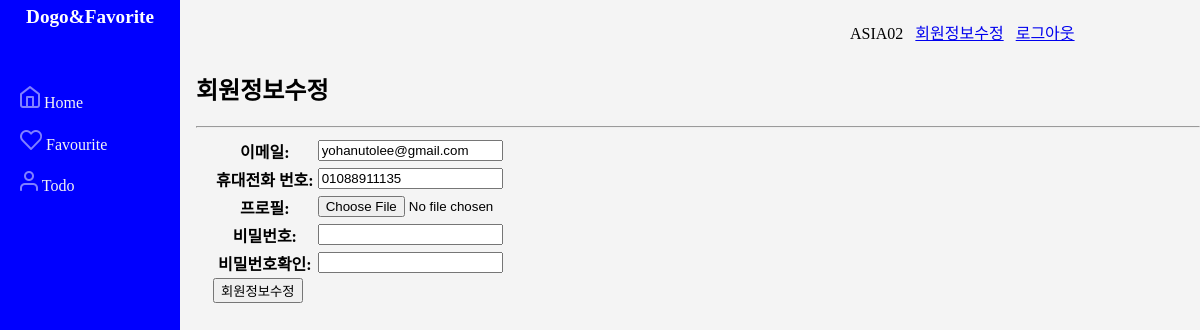
/second/changeuserinfo (signed in), run on an earlier commit of the app's database.
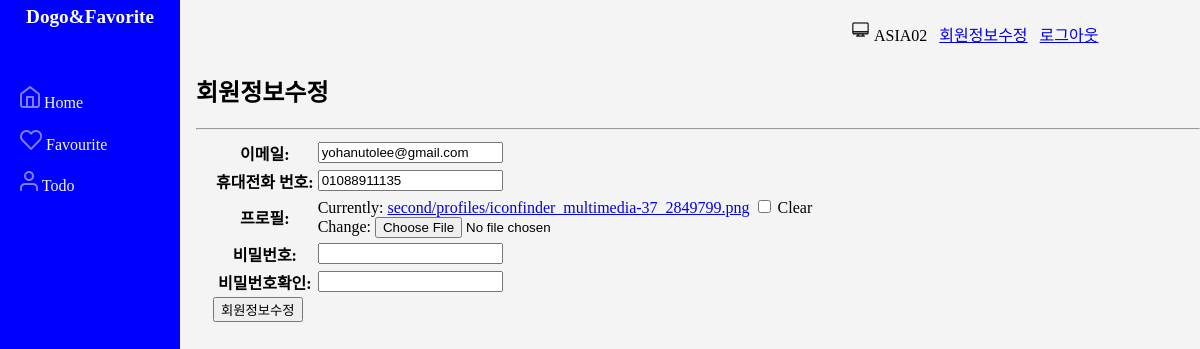
And on a later commit of the database.
### second/models.py (models this page shows)
class User(AbstractUser): #사용자 정보 추가 (사용자 처리는 전담.)
    phone_number=models.CharField(max_length=20, blank=True)
    profile = models.ImageField(verbose_name='user\'s profile image', null=True, blank=True, upload_to='second/profiles/')

### second/views.py (the view, shortened to what this page needs)
# urls.py: path('changeuserinfo', views.changeuserinfo, name='changeuserinfo'),
@login_required
def changeuserinfo(request):
    userinfo = User.objects.get(username=request.user.username)
    if request.method == 'GET':
        form=ChangeInfoForm(instance=userinfo)
        return render(request, "second/signup.html", {
            'form':form,
            'action':'회원정보수정'
        })

### second/forms.py
class ChangeInfoForm(SignupForm): # id 등 중요한 정보는 수정 못하게...
    def __init__(self, *args, **kwargs):
        super().__init__(*args, **kwargs)
        self.fields['password1'].label = '비밀번호'
        self.fields['password2'].label = '비밀번호확인'
        self.fields['username'].help_text = ''
        self.fields['password1'].help_text = ''
        self.fields['password2'].help_text = ''
    class Meta(SignupForm.Meta):
        model = User
        fields = ['username','email', 'phone_number', 'profile', 'password1', 'password2']
        labels = {
            'email':'이메일',
            'phone_number':'휴대전화 번호',
            'profile':'프로필'
        }
        widgets = {'username':forms.HiddenInput(),
        'password1':forms.HiddenInput(),
        'password2':forms.HiddenInput()
        }

### second/templates/second/signup.html (shortened to what this page needs)
{% extends 'second/layout.html' %}
{% block content %}
<h2>{{ action }} </h2>
<hr>
<div id='content-block'>
<form action='' method="post" enctype="multipart/form-data">
    <table>
        {{form.as_table}}
    </table>
    <input type="submit" value="{{ action }}"/>
    </form>
</div>
{% endblock %}

### second/templates/second/layout.html (shortened to what this page needs)
<!DOCTYPE html>
<html>
    <head>
{% load static %}
    </head>
    <body>
        <div id="list">
        <div class="headline">Dogo&amp;Favorite</div>
        <ul>
        <li><img src="{% static 'second/icon_home.png' %}"/> <a href="{% url 'second:index' %}">Home</a> </li>
        <li><img src="{% static 'second/icon_favorite.png' %}"/> <a href="{% url 'second:favourites' %}">Favourite</a> </li>
        <li><img src="{% static 'second/icon_todo.png' %}"/> <a href="{% url 'second:todos' %}">Todo</a></li>
    </ul>
    </div>
    <div id="contents">
        {% if request.user.is_authenticated == False %}
        <div class='block-upper'><a href="{% url 'second:login' %}">로그인</a> &nbsp;
            <a href="{% url 'second:signup' %}">회원가입</a></div>
        {% else %}
        <div class='block-upper'>
        {% if request.user.profile %}
        <img style="border-radius:50%%;width:1.3em;height:1.3em;" src="{{request.user.profile.url}}"/>
        {% endif %}
        {{request.user}} &nbsp;
        <a href="{% url 'second:changeuserinfo' %}">회원정보수정</a> &nbsp;
        <a href="{% url 'second:logout' %}">로그아웃</a></div>
        {% endif %}
        {% block content %}
        {% endblock %}
    </div>
    </body>
</html>

What changed in the data, as far as the page shows it:
changed User "ASIA02": user.profile: picture added
Also different on the page:
form field as_table: (not shown) → "☐"
text no longer shown: "이메일: 휴대전화 번호: 프로필: 비밀번호: 비밀번호확인:"
text now shown: "이메일: 휴대전화 번호: 프로필: Currently: second/profiles/iconfinder_multimedia-37_2849799.png Clear Change: 비밀번호: 비밀번호확인:"
